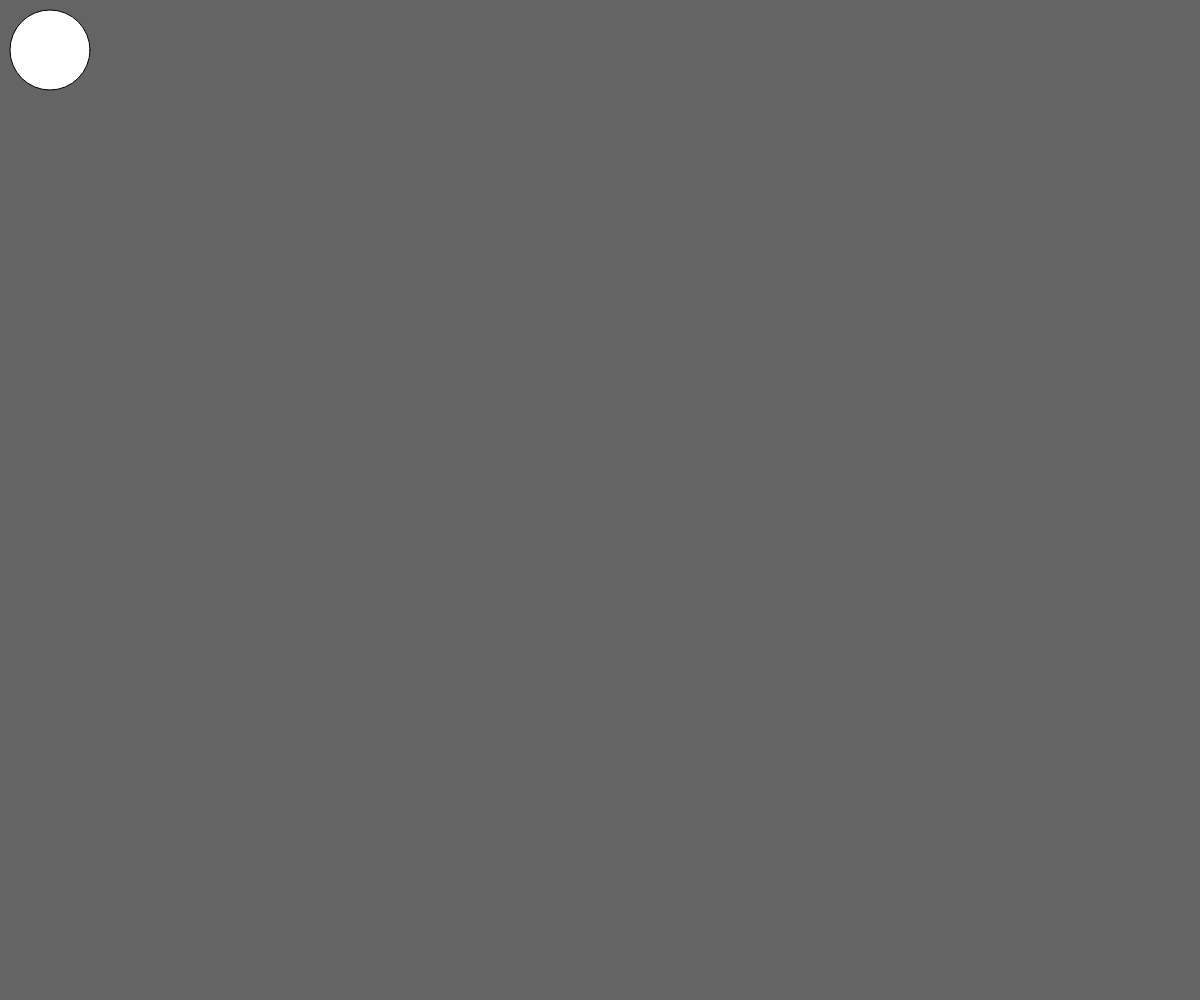
Frame 1 (no input)
Frame 60 (no input): identical to frame 1, image omitted
Frame 120 (the mouse pressed at the canvas centre since frame 60): identical to frame 1, image omitted

The p5.js sketch that drew this single still picture (run headless with seeded random() and noise() and a simulated clock; from frame 60 on, the mouse is pressed at the canvas centre):

// p5.js sketch
// ── sketch.js
function setup() {
	createCanvas(windowWidth, windowHeight);
}

function draw() {
	background(100)
  ellipse(50, 50, 80, 80);
}

// ── sketch-min.js
function setup(){createCanvas(windowWidth,windowHeight)}function draw(){background(0),ellipse(50,50,80,80)}
